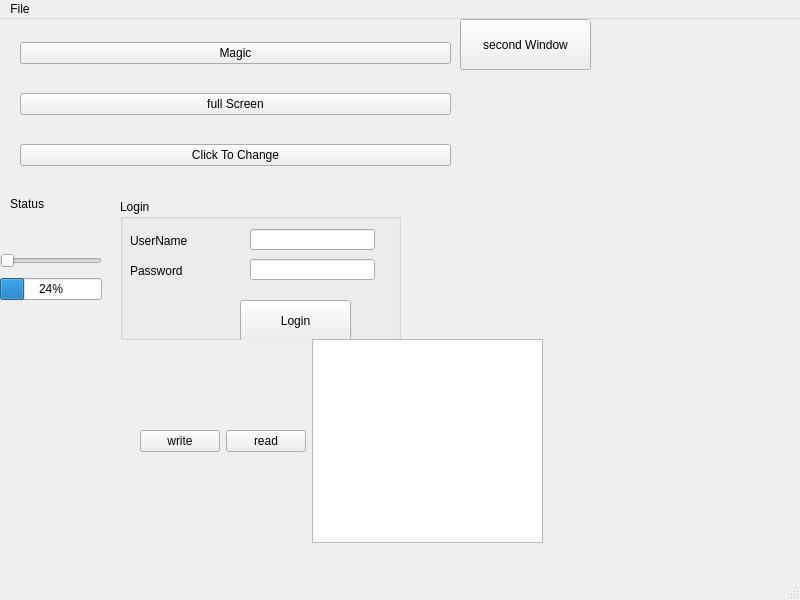
<?xml version="1.0" encoding="UTF-8"?>
<ui version="4.0">
 <class>MainWindow</class>
 <widget class="QMainWindow" name="MainWindow">
  <property name="geometry">
   <rect>
    <x>0</x>
    <y>0</y>
    <width>800</width>
    <height>600</height>
   </rect>
  </property>
  <property name="windowTitle">
   <string>MainWindow</string>
  </property>
  <widget class="QWidget" name="centralwidget">
   <widget class="QLabel" name="label">
    <property name="geometry">
     <rect>
      <x>10</x>
      <y>120</y>
      <width>121</width>
      <height>131</height>
     </rect>
    </property>
    <property name="cursor">
     <cursorShape>PointingHandCursor</cursorShape>
    </property>
    <property name="focusPolicy">
     <enum>Qt::ClickFocus</enum>
    </property>
    <property name="text">
     <string>Status</string>
    </property>
   </widget>
   <widget class="QPushButton" name="pushButton_4">
    <property name="geometry">
     <rect>
      <x>460</x>
      <y>0</y>
      <width>131</width>
      <height>51</height>
     </rect>
    </property>
    <property name="text">
     <string>second Window</string>
    </property>
   </widget>
   <widget class="QGroupBox" name="groupBox">
    <property name="geometry">
     <rect>
      <x>120</x>
      <y>180</y>
      <width>281</width>
      <height>141</height>
     </rect>
    </property>
    <property name="title">
     <string>Login</string>
    </property>
    <widget class="QLineEdit" name="lineEdit_username">
     <property name="geometry">
      <rect>
       <x>130</x>
       <y>30</y>
       <width>125</width>
       <height>21</height>
      </rect>
     </property>
     <property name="maximumSize">
      <size>
       <width>125</width>
       <height>16777215</height>
      </size>
     </property>
    </widget>
    <widget class="QLineEdit" name="lineEdit_password">
     <property name="geometry">
      <rect>
       <x>130</x>
       <y>60</y>
       <width>125</width>
       <height>21</height>
      </rect>
     </property>
     <property name="maximumSize">
      <size>
       <width>125</width>
       <height>16777215</height>
      </size>
     </property>
    </widget>
    <widget class="QPushButton" name="pushButton_5">
     <property name="geometry">
      <rect>
       <x>120</x>
       <y>101</y>
       <width>111</width>
       <height>41</height>
      </rect>
     </property>
     <property name="text">
      <string>Login</string>
     </property>
    </widget>
    <widget class="QWidget" name="layoutWidget">
     <property name="geometry">
      <rect>
       <x>10</x>
       <y>30</y>
       <width>198</width>
       <height>23</height>
      </rect>
     </property>
     <layout class="QHBoxLayout" name="horizontalLayout">
      <item>
       <widget class="QLabel" name="label_2">
        <property name="text">
         <string>UserName</string>
        </property>
       </widget>
      </item>
     </layout>
    </widget>
    <widget class="QWidget" name="layoutWidget">
     <property name="geometry">
      <rect>
       <x>10</x>
       <y>60</y>
       <width>193</width>
       <height>23</height>
      </rect>
     </property>
     <layout class="QHBoxLayout" name="horizontalLayout_2">
      <item>
       <widget class="QLabel" name="label_3">
        <property name="text">
         <string>Password</string>
        </property>
       </widget>
      </item>
     </layout>
    </widget>
   </widget>
   <widget class="QLabel" name="label_Pic">
    <property name="geometry">
     <rect>
      <x>460</x>
      <y>50</y>
      <width>201</width>
      <height>211</height>
     </rect>
    </property>
    <property name="minimumSize">
     <size>
      <width>0</width>
      <height>211</height>
     </size>
    </property>
    <property name="maximumSize">
     <size>
      <width>241</width>
      <height>16777215</height>
     </size>
    </property>
    <property name="text">
     <string/>
    </property>
    <property name="pixmap">
     <pixmap>../../../Downloads/1631973172868.jpg</pixmap>
    </property>
   </widget>
   <widget class="QWidget" name="layoutWidget">
    <property name="geometry">
     <rect>
      <x>20</x>
      <y>0</y>
      <width>431</width>
      <height>171</height>
     </rect>
    </property>
    <property name="cursor">
     <cursorShape>PointingHandCursor</cursorShape>
    </property>
    <property name="focusPolicy">
     <enum>Qt::ClickFocus</enum>
    </property>
    <layout class="QVBoxLayout" name="verticalLayout">
     <item>
      <widget class="QPushButton" name="pushButton_3">
       <property name="text">
        <string>Magic</string>
       </property>
      </widget>
     </item>
     <item>
      <widget class="QPushButton" name="pushButton_2">
       <property name="cursor">
        <cursorShape>PointingHandCursor</cursorShape>
       </property>
       <property name="focusPolicy">
        <enum>Qt::ClickFocus</enum>
       </property>
       <property name="text">
        <string>full Screen</string>
       </property>
      </widget>
     </item>
     <item>
      <widget class="QPushButton" name="pushButton">
       <property name="cursor">
        <cursorShape>PointingHandCursor</cursorShape>
       </property>
       <property name="focusPolicy">
        <enum>Qt::ClickFocus</enum>
       </property>
       <property name="text">
        <string>Click To Change</string>
       </property>
      </widget>
     </item>
    </layout>
   </widget>
   <widget class="QWidget" name="layoutWidget">
    <property name="geometry">
     <rect>
      <x>0</x>
      <y>230</y>
      <width>102</width>
      <height>57</height>
     </rect>
    </property>
    <property name="cursor">
     <cursorShape>PointingHandCursor</cursorShape>
    </property>
    <property name="focusPolicy">
     <enum>Qt::ClickFocus</enum>
    </property>
    <layout class="QVBoxLayout" name="verticalLayout_2">
     <item>
      <widget class="QSlider" name="horizontalSlider">
       <property name="cursor">
        <cursorShape>PointingHandCursor</cursorShape>
       </property>
       <property name="focusPolicy">
        <enum>Qt::ClickFocus</enum>
       </property>
       <property name="orientation">
        <enum>Qt::Horizontal</enum>
       </property>
      </widget>
     </item>
     <item>
      <widget class="QProgressBar" name="progressBar">
       <property name="cursor">
        <cursorShape>PointingHandCursor</cursorShape>
       </property>
       <property name="focusPolicy">
        <enum>Qt::ClickFocus</enum>
       </property>
       <property name="value">
        <number>24</number>
       </property>
      </widget>
     </item>
    </layout>
   </widget>
   <widget class="QLabel" name="label_time">
    <property name="geometry">
     <rect>
      <x>600</x>
      <y>330</y>
      <width>171</width>
      <height>181</height>
     </rect>
    </property>
    <property name="font">
     <font>
      <family>Gill Sans</family>
      <pointsize>24</pointsize>
      <italic>true</italic>
      <bold>true</bold>
     </font>
    </property>
    <property name="text">
     <string/>
    </property>
   </widget>
   <widget class="QWidget" name="">
    <property name="geometry">
     <rect>
      <x>140</x>
      <y>320</y>
      <width>403</width>
      <height>204</height>
     </rect>
    </property>
    <layout class="QHBoxLayout" name="horizontalLayout_3">
     <item>
      <widget class="QPushButton" name="pushButton_write">
       <property name="text">
        <string>write</string>
       </property>
      </widget>
     </item>
     <item>
      <widget class="QPushButton" name="pushButton_read">
       <property name="text">
        <string>read</string>
       </property>
      </widget>
     </item>
     <item>
      <widget class="QPlainTextEdit" name="plainTextEdit"/>
     </item>
    </layout>
   </widget>
  </widget>
  <widget class="QMenuBar" name="menubar">
   <property name="geometry">
    <rect>
     <x>0</x>
     <y>0</y>
     <width>800</width>
     <height>22</height>
    </rect>
   </property>
   <widget class="QMenu" name="menuHello">
    <property name="title">
     <string>File</string>
    </property>
    <addaction name="actionNew"/>
    <addaction name="actionAdd"/>
    <addaction name="actionQuit"/>
   </widget>
   <addaction name="menuHello"/>
  </widget>
  <widget class="QStatusBar" name="statusbar"/>
  <action name="actionNew">
   <property name="icon">
    <iconset>
     <normaloff>../../../Downloads/1631704108892 2.jpg</normaloff>../../../Downloads/1631704108892 2.jpg</iconset>
   </property>
   <property name="text">
    <string>New</string>
   </property>
  </action>
  <action name="actionAdd">
   <property name="icon">
    <iconset>
     <normaloff>../../../Downloads/1631973172834.jpg</normaloff>../../../Downloads/1631973172834.jpg</iconset>
   </property>
   <property name="text">
    <string>Add</string>
   </property>
  </action>
  <action name="actionQuit">
   <property name="icon">
    <iconset>
     <normaloff>../../../Downloads/386.gif</normaloff>../../../Downloads/386.gif</iconset>
   </property>
   <property name="text">
    <string>Quit</string>
   </property>
  </action>
 </widget>
 <resources/>
 <connections>
  <connection>
   <sender>pushButton_2</sender>
   <signal>clicked()</signal>
   <receiver>MainWindow</receiver>
   <slot>showFullScreen()</slot>
   <hints>
    <hint type="sourcelabel">
     <x>133</x>
     <y>131</y>
    </hint>
    <hint type="destinationlabel">
     <x>150</x>
     <y>300</y>
    </hint>
   </hints>
  </connection>
  <connection>
   <sender>progressBar</sender>
   <signal>valueChanged(int)</signal>
   <receiver>horizontalSlider</receiver>
   <slot>setValue(int)</slot>
   <hints>
    <hint type="sourcelabel">
     <x>97</x>
     <y>289</y>
    </hint>
    <hint type="destinationlabel">
     <x>101</x>
     <y>253</y>
    </hint>
   </hints>
  </connection>
  <connection>
   <sender>label_3</sender>
   <signal>linkActivated(QString)</signal>
   <receiver>lineEdit_password</receiver>
   <slot>setText(QString)</slot>
   <hints>
    <hint type="sourcelabel">
     <x>250</x>
     <y>306</y>
    </hint>
    <hint type="destinationlabel">
     <x>287</x>
     <y>306</y>
    </hint>
   </hints>
  </connection>
  <connection>
   <sender>label_2</sender>
   <signal>linkActivated(QString)</signal>
   <receiver>lineEdit_username</receiver>
   <slot>setText(QString)</slot>
   <hints>
    <hint type="sourcelabel">
     <x>251</x>
     <y>273</y>
    </hint>
    <hint type="destinationlabel">
     <x>297</x>
     <y>276</y>
    </hint>
   </hints>
  </connection>
 </connections>
</ui>
